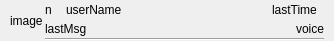
<?xml version="1.0" encoding="UTF-8"?>
<ui version="4.0">
 <class>CustomListWidgetItem</class>
 <widget class="QWidget" name="CustomListWidgetItem">
  <property name="geometry">
   <rect>
    <x>0</x>
    <y>0</y>
    <width>334</width>
    <height>41</height>
   </rect>
  </property>
  <property name="windowTitle">
   <string>Form</string>
  </property>
  <layout class="QHBoxLayout" name="horizontalLayout_3" stretch="1,8">
   <property name="spacing">
    <number>0</number>
   </property>
   <property name="leftMargin">
    <number>10</number>
   </property>
   <property name="topMargin">
    <number>0</number>
   </property>
   <property name="rightMargin">
    <number>10</number>
   </property>
   <property name="bottomMargin">
    <number>0</number>
   </property>
   <item>
    <widget class="QLabel" name="lb_image">
     <property name="text">
      <string>image</string>
     </property>
    </widget>
   </item>
   <item>
    <layout class="QVBoxLayout" name="verticalLayout">
     <property name="spacing">
      <number>0</number>
     </property>
     <item>
      <layout class="QHBoxLayout" name="horizontalLayout" stretch="2,20,5">
       <item>
        <widget class="QLabel" name="lb_newMsgNum">
         <property name="text">
          <string>n</string>
         </property>
        </widget>
       </item>
       <item>
        <widget class="QLabel" name="lb_friendName">
         <property name="text">
          <string>userName</string>
         </property>
        </widget>
       </item>
       <item>
        <widget class="QLabel" name="lb_lastTime">
         <property name="text">
          <string>lastTime</string>
         </property>
        </widget>
       </item>
      </layout>
     </item>
     <item>
      <layout class="QHBoxLayout" name="horizontalLayout_2" stretch="20,2">
       <item>
        <widget class="QLabel" name="lb_lastMsg">
         <property name="text">
          <string>lastMsg</string>
         </property>
        </widget>
       </item>
       <item>
        <widget class="QLabel" name="lb_voice">
         <property name="text">
          <string>voice</string>
         </property>
        </widget>
       </item>
      </layout>
     </item>
     <item>
      <widget class="Line" name="line">
       <property name="orientation">
        <enum>Qt::Horizontal</enum>
       </property>
      </widget>
     </item>
    </layout>
   </item>
  </layout>
 </widget>
 <resources/>
 <connections/>
</ui>
